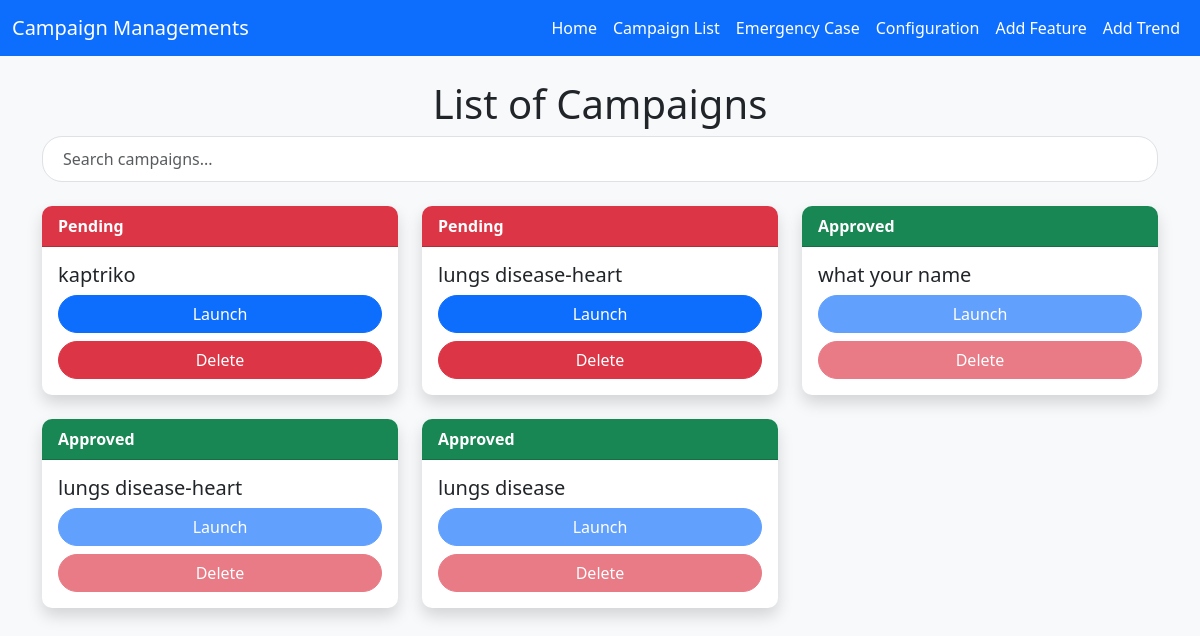
/admix/list_campaign (signed in), run on the app's committed database.
### base/models.py (models this page shows, shortened)
class Campaign(models.Model):
    CATEGORY_CHOICES = [
        ('organisation/charity/npo/pbo', 'Organisation/Charity/NPO/PBO'),
        ('in loving memory of', 'In Loving Memory Of'),
        ('fire/drought/disaster/support', 'Fire/Drought/Disaster/Support'),
        ('education & training', 'Education & Training'),
        ('sport', 'sport'),
        ('Social welfare/commnity development/support', 'Social Welfare/Commnity Development/Support'),
        ('youth', 'youth'),
        ('arts & culture', 'Arts & Culture'),
        ('Nature conservation', 'Nature Conservation'),
        ('Animal Welfare/outreach', 'Animal Welfare/Outreach'),
        ('Vehicle', 'Vehicle'),
        ('Home', 'Home'),
        ('Business/App', 'Business/App'),
        ('legal', 'Legal'),
        ('Other', 'Other'),
    ]
    EVENT_CHOICE  = [
        ('aQuelle Midmar Mile 2025', 'aQuelle Midmar Mile 2025'),
        ('Hyrox johannesburg|Season 24/25', 'Hyrox johannesburg|Season 24/25'),
        ('vusa24', 'vusa24'),
        ('Comrades 2024', 'Comrades 2024'),
        ('WESEEYOU EVENT', 'WESEEYOU EVENT'),
        ('AMASHOVA DURBA CLASSIC', 'AMASHOVA DURBA CLASSIC'),
        ('IRONMAN 70.3 -2024', 'IRONMAN 70.3 -2024'),
        ('ANNUAL KIDS CHRISTMAS PARTY', 'ANNUAL KIDS CHRISTMAS PARTY'),
        ('aQuelle Midmar Mile 2025', 'aQuelle Midmar Mile 2025'),
    ]
    SECTOR_CHOICE = [
        ('child welfare','Child Welfare'),
        ('education','Education'),
        ('Community development','Community Development'),
        ('Environmental','Environmental'),
        ('Health','Health'),
        ('medical','Medical'),
    ]
    campaign_name = models.CharField( max_length=50)
    monetary = models.DecimalField( max_digits=15, decimal_places=2)
    category = models.CharField(max_length=100 , choices= CATEGORY_CHOICES)
    story = models.TextField()
    sector = models.CharField(max_length=100, choices=SECTOR_CHOICE, null=True)
    event = models.CharField(max_length=100, choices=EVENT_CHOICE)
    start_date = models.DateTimeField(auto_now_add=True)
    end_date = models.DateTimeField(auto_now_add=True)
    images = models.ImageField(upload_to='images/')
    video_url = models.URLField(max_length=1000 , blank=True)
    social_link  = models.URLField( max_length=1000, blank=True)
    address = models.CharField(max_length=100,null=True)
    address1 = models.CharField(max_length=100)
    city  = models.CharField( max_length=100)
    zipcode = models.CharField( max_length=50)
    state = models.CharField(max_length=50)
    country = CountryField(blank_label='(select country)', null=True, blank=True)
    organization_payment = models.BooleanField(default=False)
    single_payment = models.BooleanField(default=False)
    is_featured = models.BooleanField(default=False)
    user = models.ForeignKey(CustomUser, on_delete=models.CASCADE,blank=True,null=True)
    goal = models.DecimalField(max_digits=10, decimal_places=2,default=0.00)
    token = models.CharField( max_length=32, unique=True, blank=True, default=generate_unique_token)
    is_launch =models.BooleanField(default=False)
    is_status = models.BooleanField(default=False)
    is_emergency =models.BooleanField(default=False)
    is_trending = models.BooleanField(default=False)

### admix/views.py (the view)
# urls.py: path('list_campaign',list_campaign,name='list_campaign'),
@login_required(login_url='admix:login')
def list_campaign(request):
    campaign = Campaign.objects.all()
    context ={
            'campaign':campaign
        }
    return render (request, 'admin/admin-campaign.html',context)

### base/templates/admin/admin-campaign.html (shortened to what this page needs)
{% extends "admin/admin-base.html" %}
{% block content %}
<div class="container mt-4">
    <h1 style="text-align:center">List of Campaigns</h1>
    <div class="mb-4">
        <input type="text" id="searchBar" class="form-control" placeholder="Search campaigns...">
    </div>
    <div class="row" id="campaignContainer">
        {% if campaign %}
        {% for campaign in campaign reversed %}
        <div class="col-md-4 mb-4">
            <div class="card border-0 shadow">
                {% if campaign.is_launch %}
                <div class="card-header text-white bg-success">Approved</div>
                {% else %}
                <div class="card-header text-white bg-danger">Pending</div>
                {% endif %}
                <div class="card-body">
                    <h5 class="card-title">{{ campaign.campaign_name }}</h5>
                    {% if campaign.is_launch %}
                    <button class="btn btn-primary w-100"
                      disabled
                        data-token="{{ campaign.token }}"
                        onclick="launchModal(this, '{{ campaign.campaign_name }}', '{{ campaign.start_date }}', '{{ campaign.monetary }}', '{{ campaign.goal }}', '{{ campaign.user.first_name }} {{ campaign.user.last_name }}')">
                        Launch
                    </button>
                    <button  disabled class="btn btn-danger mt-2 w-100" onclick="confirmDelete('{{ campaign.token }}')">
                        Delete
                    </button>
                    {% else %}
                    <button class="btn btn-primary w-100"
                      data-token="{{ campaign.token }}"
                      onclick="launchModal(this, '{{ campaign.campaign_name }}', '{{ campaign.start_date }}', '{{ campaign.monetary }}', '{{ campaign.goal }}', '{{ campaign.user.first_name }} {{ campaign.user.last_name }}')">
                      Launch
                  </button>
                  <button  class="btn btn-danger mt-2 w-100" onclick="confirmDelete('{{ campaign.token }}')">
                    Delete
                </button>
                    {% endif %}
                </div>
            </div>
        </div>
        {% endfor %}
{% endif %}
</body>
</html>
{% endblock content %}

### base/templates/admin/admin-base.html (style rules this page uses)
body { background-color: #f8f9fa; }
.card { border-radius: 10px; overflow: hidden; }
.card-header { font-weight: bold; }
#searchBar { border-radius: 20px; padding: 10px 20px; }
.btn-primary { border-radius: 20px; }
.btn-success, .btn-danger { border-radius: 20px; }

### data on the page
Campaign: is_launch "Pending", campaign_name "kaptriko"
Campaign: is_launch "Pending", campaign_name "lungs disease-heart"
Campaign: is_launch "Approved", campaign_name "what your name"
Campaign: is_launch "Approved", campaign_name "lungs disease-heart"
Campaign: is_launch "Approved", campaign_name "lungs disease"
